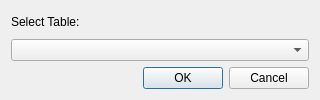
<?xml version="1.0" encoding="UTF-8"?>
<ui version="4.0">
 <class>ViewTableDialog</class>
 <widget class="QDialog" name="ViewTableDialog">
  <property name="geometry">
   <rect>
    <x>0</x>
    <y>0</y>
    <width>320</width>
    <height>100</height>
   </rect>
  </property>
  <property name="sizePolicy">
   <sizepolicy hsizetype="Fixed" vsizetype="Fixed">
    <horstretch>0</horstretch>
    <verstretch>0</verstretch>
   </sizepolicy>
  </property>
  <property name="minimumSize">
   <size>
    <width>320</width>
    <height>100</height>
   </size>
  </property>
  <property name="maximumSize">
   <size>
    <width>320</width>
    <height>100</height>
   </size>
  </property>
  <property name="windowTitle">
   <string>View Table Objects</string>
  </property>
  <property name="modal">
   <bool>true</bool>
  </property>
  <layout class="QVBoxLayout" name="verticalLayout">
   <item>
    <widget class="QLabel" name="tableLabel">
     <property name="text">
      <string>Select Table:</string>
     </property>
     <property name="buddy">
      <cstring></cstring>
     </property>
    </widget>
   </item>
   <item>
    <widget class="QComboBox" name="tableComboBox"/>
   </item>
   <item>
    <widget class="QDialogButtonBox" name="buttonBox">
     <property name="standardButtons">
      <set>QDialogButtonBox::Cancel|QDialogButtonBox::Ok</set>
     </property>
    </widget>
   </item>
  </layout>
 </widget>
 <resources/>
 <connections>
  <connection>
   <sender>buttonBox</sender>
   <signal>rejected()</signal>
   <receiver>ViewTableDialog</receiver>
   <slot>hide()</slot>
   <hints>
    <hint type="sourcelabel">
     <x>159</x>
     <y>78</y>
    </hint>
    <hint type="destinationlabel">
     <x>159</x>
     <y>49</y>
    </hint>
   </hints>
  </connection>
  <connection>
   <sender>buttonBox</sender>
   <signal>accepted()</signal>
   <receiver>ViewTableDialog</receiver>
   <slot>accept()</slot>
   <hints>
    <hint type="sourcelabel">
     <x>159</x>
     <y>78</y>
    </hint>
    <hint type="destinationlabel">
     <x>159</x>
     <y>49</y>
    </hint>
   </hints>
  </connection>
 </connections>
</ui>
